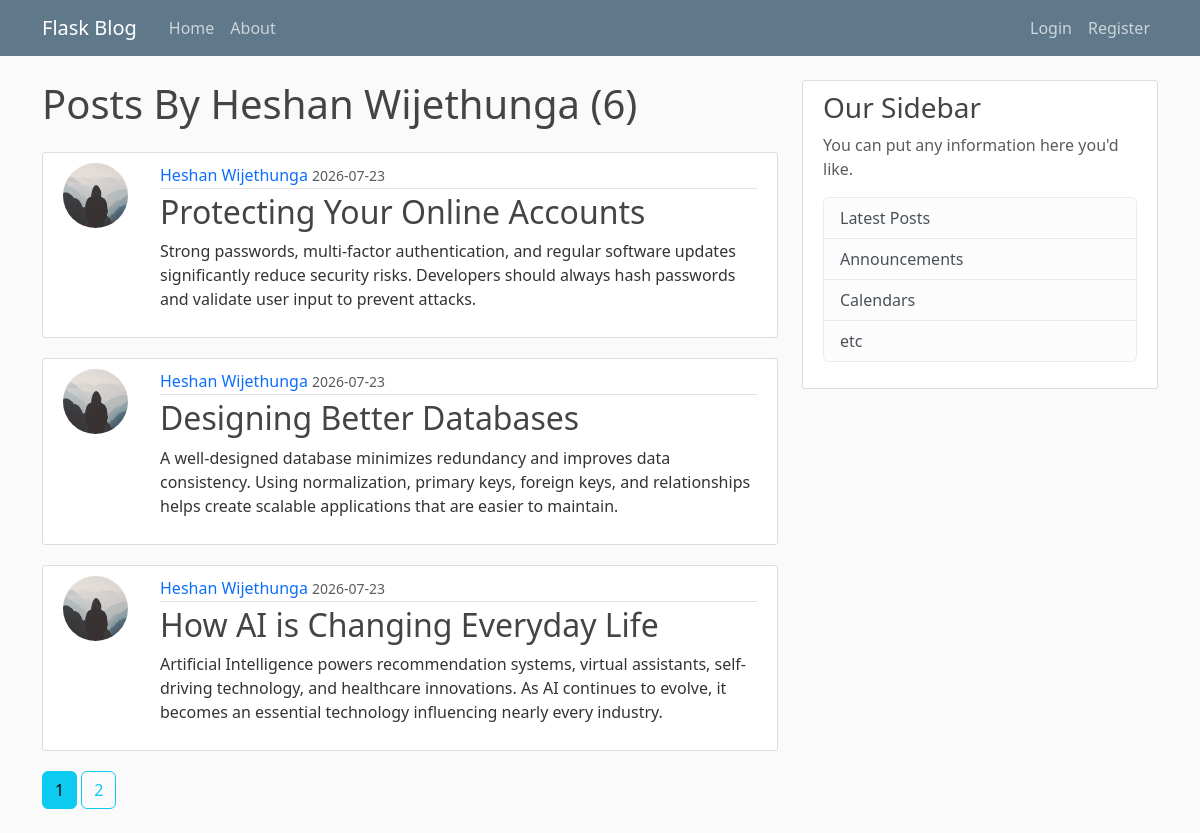
Screenshot of /user/Heshan Wijethunga with the database file from the repository.
### flaskblog/models.py (models this page shows, shortened)
class User(db.Model, UserMixin):
    id = db.Column(db.Integer, primary_key=True)
    username = db.Column(db.String(20), unique=True, nullable=False)
    email = db.Column(db.String(120), unique=True, nullable=False)
    image_file = db.Column(db.String(20), nullable=False, default='default.jpg')
    password = db.Column(db.String(60), nullable=False)
    posts = db.relationship('Post', backref='author', lazy=True)

class Post(db.Model):
    id = db.Column(db.Integer, primary_key=True)
    title = db.Column(db.String(100), nullable=False)
    date_posted = db.Column(db.DateTime, nullable=False, default=datetime.utcnow)
    content = db.Column(db.Text, nullable=False)
    user_id = db.Column(db.Integer, db.ForeignKey('user.id'), nullable=False)

### flaskblog/routes.py (the view)
@app.route("/user/<string:username>")
def user_posts(username):
    page = request.args.get('page', 1, type=int)
    user = User.query.filter_by(username=username).first_or_404()
    posts = Post.query.filter_by(author=user)\
        .order_by(Post.date_posted.desc())\
        .paginate(per_page=3, page=page)
    return render_template('user_posts.html', posts=posts, user=user)

### flaskblog/templates/user_posts.html
{% extends "layout.html" %}
{% block content %}
    <h1 class="mb-4">Posts By {{ user.username }} ({{ posts.total }})</h1>
    {% for post in posts.items %}
        <article class="content-section">
            <div class="post-container">
                <img class="rounded-circle article-img" src="{{ url_for('static', filename='profile_pics/' + post.author.image_file) }}" alt="Profile picture">
                <div class="post-content">
                    <div class="article-metadata">
                        <a class="author-name" href="{{ url_for('user_posts', username=post.author.username) }}">{{ post.author.username }}</a>
                        <small class="text-muted">{{ post.date_posted.strftime('%Y-%m-%d') }}</small>
                    </div>
                    <h2><a class="article-title" href="{{ url_for('post', post_id=post.id) }}">{{ post.title }}</a></h2>
                    <p class="article-content">{{ post.content }}</p>
                </div>
            </div>
        </article>
    {% endfor %}
    {% for page_num in posts.iter_pages(left_edge=1, right_edge=1, left_current=2, right_current=2) %}
        {% if page_num %}
            {% if page_num == posts.page %}
                <a class="btn btn-info mb-4" href="{{ url_for('user_posts', username=user.username, page=page_num) }}">{{ page_num }}</a>
            {% else %}
                <a class="btn btn-outline-info mb-4" href="{{ url_for('user_posts', username=user.username, page=page_num) }}">{{ page_num }}</a>
            {% endif %}
        {% else %}
            ...
        {% endif %}
    {% endfor %}
{% endblock content %}

### flaskblog/static/main.css (style rules this page uses)
body { background: #fafafa; color: #333333; margin-top: 5rem; }
h1, h2, h3, h4, h5, h6 { color: #444444; }
.content-section { background: #ffffff; padding: 10px 20px; border: 1px solid #dddddd; border-radius: 3px; margin-bottom: 20px; }
.post-container { display: flex; gap: 16px; align-items: flex-start; }
.post-content { flex: 1; }
.article-title { color: #444444; }
a.article-title { text-decoration: none; }
.content-section a, .text-muted a { text-decoration: none; }
.article-content { white-space: pre-line; }
.article-img { height: 65px; width: 65px; margin-right: 16px; }
.article-metadata { padding-bottom: 1px; margin-bottom: 4px; border-bottom: 1px solid #e3e3e3 }
.article-metadata a { text-decoration: none; }

### rows the page displays
User: username "Heshan Wijethunga"
Post: image_file (placeholder picture), author.username "Heshan Wijethunga", date_posted "2026-07-23", title "Protecting Your Online Accounts", content "Strong passwords, multi-factor authentication, and regular software updates significantly reduce security risks. Developers should always hash passwords and validate user input to prevent attacks."
Post: image_file (placeholder picture), author.username "Heshan Wijethunga", date_posted "2026-07-23", title "Designing Better Databases", content "A well-designed database minimizes redundancy and improves data consistency. Using normalization, primary keys, foreign keys, and relationships helps create scalable applications that are easier to maintain."
Post: image_file (placeholder picture), author.username "Heshan Wijethunga", date_posted "2026-07-23", title "How AI is Changing Everyday Life", content "Artificial Intelligence powers recommendation systems, virtual assistants, self-driving technology, and healthcare innovations. As AI continues to evolve, it becomes an essential technology influencing nearly every industry."

### other values shown
{{ posts.total }} "6"
{{ page_num }} "1"
{{ page_num }} "2"
